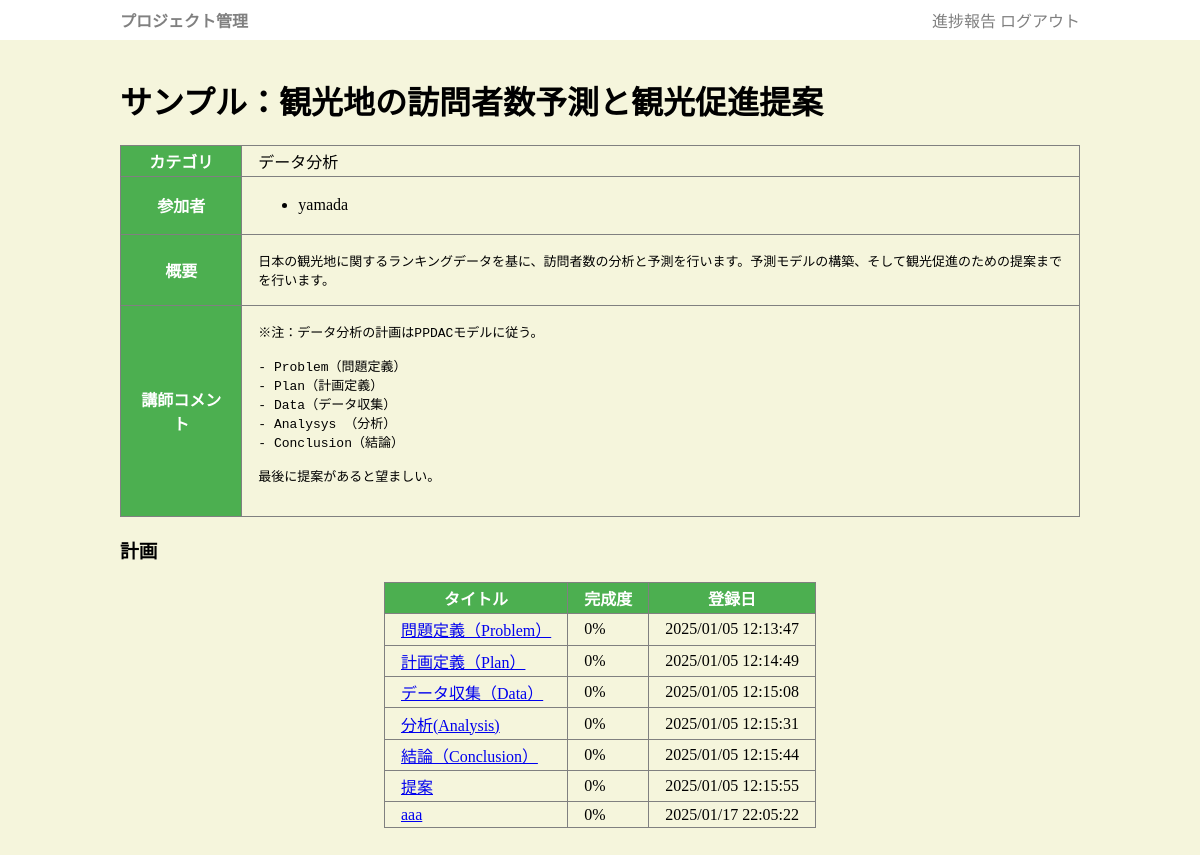
Page /project/2 (signed in) on the committed database.
### app.py (models this page shows, shortened)
class Project(db.Model):
    pid = db.Column(db.Integer, primary_key=True)
    title = db.Column(db.String(255))
    category = db.Column(db.String(255))
    desc = db.Column(db.String(65545))
    updated_at = db.Column(db.DateTime, default=datetime.now)
    comment = db.Column(db.String(65545))
    member = db.relationship('Member', backref='project', lazy=True)
    plan = db.relationship('Plan', backref='project', lazy=True)

class Member(db.Model):
    mid = db.Column(db.Integer, primary_key=True)
    pid = db.Column(db.Integer, db.ForeignKey("project.pid"))
    uid = db.Column(db.Integer, db.ForeignKey("user.uid"))

class User(db.Model):
    uid = db.Column(db.Integer, primary_key=True)
    uname = db.Column(db.String(255))
    upass = db.Column(db.String(255))
    member = db.relationship('Member', backref='user', lazy=True)
    preport = db.relationship('Preport', backref='user', lazy=True)

class Plan(db.Model):
    planid = db.Column(db.Integer, primary_key=True)
    pid = db.Column(db.Integer, db.ForeignKey("project.pid"))
    ptitle = db.Column(db.String(255))
    pbody = db.Column(db.String(65545))
    prate = db.Column(db.Integer, default=0)
    url = db.Column(db.String(255))
    plan_at = db.Column(db.DateTime, default=datetime.now)
    comment = db.Column(db.String(65545))

### app.py (the view)
@app.get('/project/<pid>')
def project(pid):
    if "uid" not in session:
        return redirect("/login")
    row = Project.query.get_or_404(pid)
    if is_myproject(row.pid):
        return render_template("project_edit.html",project=row,user=User.query.get(session['uid']))
    else:
        return render_template("project.html",project=row,user=User.query.get(session['uid']))

### app.py (called while the page is built)
def is_myproject(pid):
    row = Member.query.filter(Member.pid==pid, Member.uid == session['uid']).first()
    return row is not None or session['uid'] == 1

### templates/project.html (shortened to what this page needs)
{% extends "base.html" %}
{% block main %}
<h1>{{project.title}}</h1>
<table class="desc">
    <tr><th>カテゴリ</th><td>{{project.category}}</td></tr>
    <tr><th>参加者</th><td>
        <ul>
        {% for m in project.member %}
        <li>{{m.user.uname}}</li>
        {% endfor %}
        </ul>
    </td></tr>
    <tr><th>概要</th><td><pre>{{project.desc}}</pre></td></tr>
    <tr><th>講師コメント</th><td><pre>{{project.comment}}</pre></td></tr>
</table>
<h3>計画</h3>
<table id="plist">
    <tr><th>タイトル</th><th>完成度</th><th>登録日</th></tr>
    {% for r in project.plan %}
    <tr>
        <td class="title"><a href="/plan/{{r.planid}}">{{r.ptitle}}</a></div>
        <td class="prate">{{r.prate}}%</div>
        <td class="hi">{{r.plan_at.strftime('%Y/%m/%d %H:%M:%S')}}</div>
    </tr>
    {% endfor %}
</table>
{% endblock %}

### static/style.css (style rules this page uses)
body { padding: 0; margin: 0; background-color: beige; }
table { border-collapse: collapse; margin: 1em auto; }
td,th { border:1px solid gray; padding: 0.2em 1em; }
th { background-color: #4CAF50; color:white; }
pre { white-space:pre-wrap; }

### rows in the picture
Project: title "サンプル：観光地の訪問者数予測と観光促進提案", category "データ分析", desc "日本の観光地に関するランキングデータを基に、訪問者数の分析と予測を行います。予測モデルの構築、そして観光促進のための提案までを行います。", comment "※注：データ分析の計画はPPDACモデルに従う。 - Problem（問題定義） - Plan（計画定義） - Data（データ収集） - Analysys （分析） - Conclusion（結論） 最後に提案があると望ましい。"
Member: user.uname "yamada"
Plan: ptitle "問題定義（Problem）", prate "0", plan_at "2025/01/05 12:13:47"
Plan: ptitle "計画定義（Plan）", prate "0", plan_at "2025/01/05 12:14:49"
Plan: ptitle "データ収集（Data）", prate "0", plan_at "2025/01/05 12:15:08"
Plan: ptitle "分析(Analysis)", prate "0", plan_at "2025/01/05 12:15:31"
Plan: ptitle "結論（Conclusion）", prate "0", plan_at "2025/01/05 12:15:44"
Plan: ptitle "提案", prate "0", plan_at "2025/01/05 12:15:55"
Plan: ptitle "aaa", prate "0", plan_at "2025/01/17 22:05:22"
